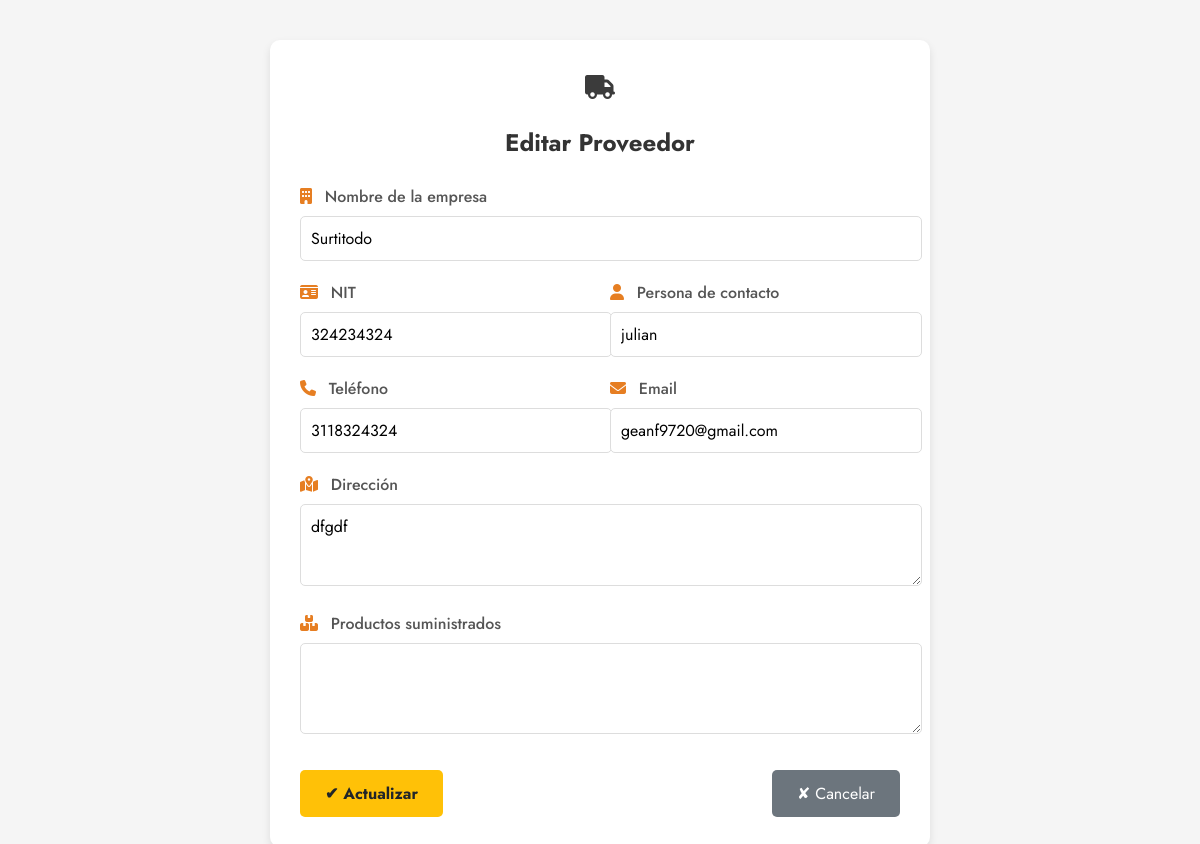
The app's page /proveedores/editar/1/ (signed in) with its own data.
### account/models.py (models this page shows, shortened)
class Proveedor(models.Model):
    nombre = models.CharField(max_length=100, unique=True)
    contacto = models.CharField(max_length=100, blank=True, null=True)
    telefono = models.CharField(max_length=20, blank=True, null=True)
    email = models.EmailField(blank=True, null=True)
    direccion = models.TextField(blank=True, null=True)
    nit = models.CharField(max_length=20, unique=True, blank=True, null=True)
    estado = models.BooleanField(default=True)
    class Meta:
        verbose_name = 'Proveedor'
        verbose_name_plural = 'Proveedores'
        ordering = ['nombre']

### account/views.py (the view)
# urls.py: path('proveedores/editar/<int:pk>/', editar_proveedor, name='editar_proveedor'),
@login_required_custom
@role_required(module='proveedores', action='actualizar')
def editar_proveedor(request, pk):
    proveedor = get_object_or_404(Proveedor, pk=pk)
    if request.method == 'POST':
        form = ProveedorForm(request.POST, instance=proveedor)
        if form.is_valid():
            form.save()
            messages.success(request, 'Proveedor actualizado exitosamente.')
            return redirect('proveedores_listar')
    else:
        form = ProveedorForm(instance=proveedor)
    return render(request, 'account/proveedor_form.html', {
        'form': form,
        'proveedor': proveedor,
        'titulo': 'Editar Proveedor',
        'editar': True
    })

### account/forms.py
class ProveedorForm(forms.ModelForm):
    class Meta:
        model = Proveedor
        fields = '__all__'
        labels = {
            'nombre': 'Nombre de la empresa',
            'contacto': 'Persona de contacto',
            'telefono': 'Teléfono',
            'email': 'Email',
            'direccion': 'Dirección',
            'nit': 'NIT',
            'estado': 'Estado',
        }
        widgets = {
            'estado': forms.Select(choices=[(True, 'Activo'), (False, 'Inactivo')]),
            'direccion': forms.Textarea(attrs={'rows': 2}),
        }

### account/templates/account/proveedor_form.html (shortened to what this page needs)
{% load static %}
<!DOCTYPE html>
<html lang="es">
<head>
    <link rel="stylesheet" href="{% static 'account/css/proveedores.css' %}">
    <link rel="stylesheet" href="https://cdnjs.cloudflare.com/ajax/libs/font-awesome/6.5.0/css/all.min.css">
</head>
<body class="form-centered">
<div class="card">
    <div class="icono-titulo">
        <i class="fas fa-truck"></i>
    </div>
    <h2>{% if editar %}Editar{% else %}Nuevo{% endif %} Proveedor</h2>
    <form method="post">
        <div class="form-group">
            <label for="{{ form.nombre.id_for_label }}"><i class="fas fa-building"></i> Nombre de la empresa</label>
            {{ form.nombre }}
        </div>
        <div class="row">
            <div class="form-group">
                <label for="{{ form.nit.id_for_label }}"><i class="fas fa-id-card"></i> NIT</label>
                {{ form.nit }}
            </div>
            <div class="form-group">
                <label for="{{ form.contacto.id_for_label }}"><i class="fas fa-user"></i> Persona de contacto</label>
                {{ form.contacto }}
            </div>
        </div>
        <div class="row">
            <div class="form-group">
                <label for="{{ form.telefono.id_for_label }}"><i class="fas fa-phone"></i> Teléfono</label>
                {{ form.telefono }}
            </div>
            <div class="form-group">
                <label for="{{ form.email.id_for_label }}"><i class="fas fa-envelope"></i> Email</label>
                {{ form.email }}
            </div>
        </div>
        <div class="form-group">
            <label for="{{ form.direccion.id_for_label }}"><i class="fas fa-map-marked-alt"></i> Dirección</label>
            {{ form.direccion }}
        </div>
        <div class="form-group">
            <label><i class="fas fa-boxes"></i> Productos suministrados</label>
            <textarea name="productos" rows="3">{{ proveedor.productos }}</textarea>
        </div>
        <div class="botones">
            <button class="guardar" type="submit">
                {% if editar %}✔ Actualizar{% else %}✔ Guardar{% endif %}
            </button>
            <a href="{% url 'proveedores_listar' %}" class="cancelar">✘ Cancelar</a>
        </div>
    </form>
</div>
</body>
</html>

### account/static/account/css/proveedores.css (style rules this page uses)
body { font-family: 'Jost', sans-serif; background-color: #f5f5f5; margin: 0; padding: 0; }
body.form-centered { display: flex; justify-content: center; align-items: center; min-height: 100vh; padding: 20px; }
.card { background-color: white; border-radius: 10px; box-shadow: 0 4px 8px rgba(0, 0, 0, 0.1); padding: 30px; width: 100%; max-width: 600px; margin: 20px auto; }
.icono-titulo { text-align: center; margin-bottom: 10px; font-size: 24px; color: #3b3b3b; }
h2 { text-align: center; color: #333; margin-bottom: 25px; }
.form-group { margin-bottom: 20px; }
.form-group label { display: block; margin-bottom: 8px; color: #555; font-weight: 500; }
.form-group label i { margin-right: 8px; color: #e67e22; }
.form-group input, .form-group select, .form-group textarea { width: 100%; padding: 10px; border: 1px solid #ddd; border-radius: 5px; font-family: 'Jost', sans-serif; font-size: 1rem; }
.form-group textarea { resize: vertical; min-height: 60px; }
.row { display: flex; gap: 20px; }
.row .form-group { flex: 1; }
.botones { display: flex; justify-content: space-between; margin-top: 30px; }
.botones button, .botones a { padding: 12px 25px; border: none; border-radius: 5px; font-family: 'Jost', sans-serif; font-size: 1rem; cursor: pointer; text-decoration: none; text-align: center; }
.guardar { background-color: #ffc107; color: #212529; transition: background-color 0.3s; font-weight: bold; }
.cancelar { background-color: #6c757d; color: white; transition: background-color 0.3s; }

### records on screen
Proveedor: nombre "Surtitodo", nit "324234324", contacto "julian", telefono "3118324324", email "geanf9720@gmail.com", direccion "dfgdf"
